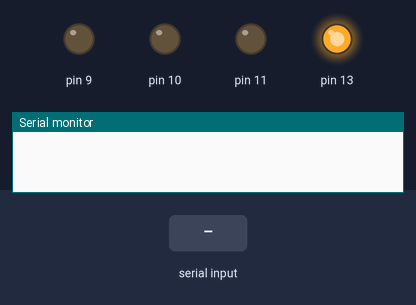
Simulated run of this sketch. Board: Arduino Uno, built with avr-gcc and run on an emulated ATmega328P. Parts: output pins drawn as LEDs (lit = HIGH), the last lines printed to the serial monitor. The inputs (shaded band) are chosen by the test bench.

Above: at 1.2 s.
1.3 s: "90,45,200R" received over Serial
At 1.9 s:
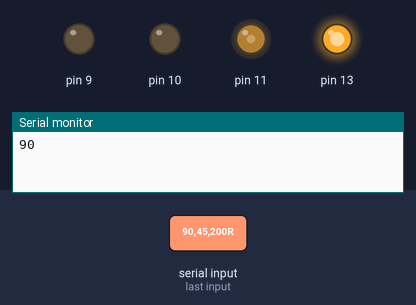
2.8 s: "30,150,10R" received over Serial
At 5.0 s:
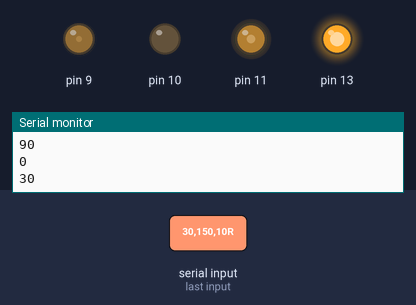
5.3 s: "5R" received over Serial
At 5.9 s:
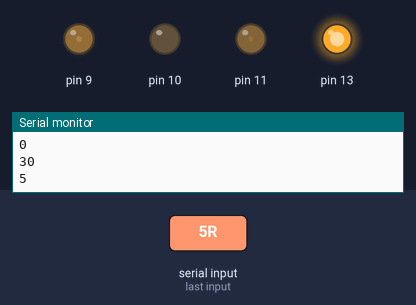
8.3 s: "200R" received over Serial
At 9.4 s:
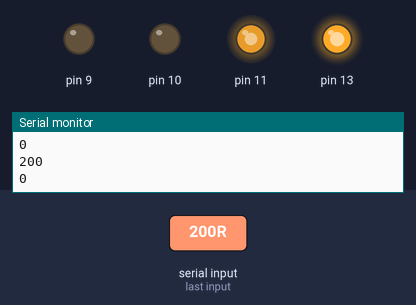
9.8 s: "1,90R" received over Serial
At 11.3 s:
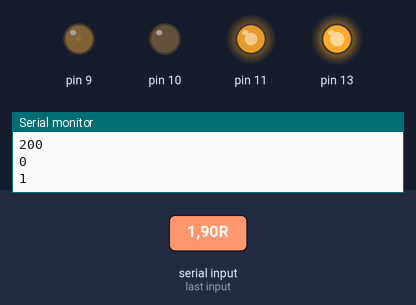
Timing chart, 0 to 12.8 s (numbered marks = the images above; inputs shaded):
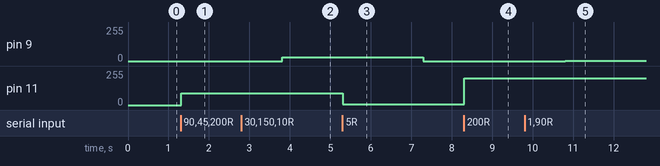

Measured:
- after the input at 1.3 s, pin 11: 0/255 → 90/255 at once
- after the input at 2.8 s, pin 9: 0/255 → 30/255 after 1.0 s
- after the input at 5.3 s, pin 9: 30/255 → 0/255 after 2.0 s; pin 11: 90/255 → 5/255 at once
- after the input at 8.3 s, pin 11: 5/255 → 200/255 at once
- after the input at 9.8 s, pin 9: 0/255 → 1/255 after 1.0 s

The sketch:

ARDUINO_AULA_5_-_2.ino
```cpp
void setup(){
  Serial.begin(9600);
  pinMode(13, OUTPUT);
  pinMode(11, OUTPUT);
  pinMode(10, OUTPUT);
  pinMode(9, OUTPUT);
  digitalWrite(13, 1);
}


void loop(){
  if(Serial.available() > 0){
    int rN = Serial.readStringUntil('R').toInt();
    Serial.println(rN);
    analogWrite(11, rN);
    int gN = Serial.readStringUntil('G').toInt();
    Serial.println(gN);
    analogWrite(10, gN);
    int bN = Serial.readStringUntil('B').toInt();
    Serial.println(bN);
    analogWrite(9, bN);
    delay(100);
  }
}
```
